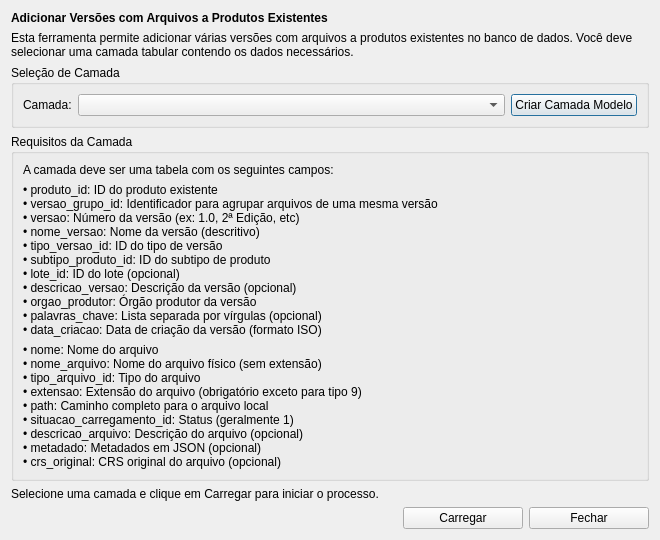
<?xml version="1.0" encoding="UTF-8"?>
<!-- Path: gui\bulk_carrega_versoes_arquivos\bulk_carrega_versoes_arquivos_dialog.ui -->
<ui version="4.0">
 <class>LoadVersionToProductsDialog</class>
 <widget class="QDialog" name="LoadVersionToProductsDialog">
  <property name="geometry">
   <rect>
    <x>0</x>
    <y>0</y>
    <width>660</width>
    <height>500</height>
   </rect>
  </property>
  <property name="windowTitle">
   <string>Adicionar Versões a Produtos</string>
  </property>
  <layout class="QVBoxLayout" name="verticalLayout">
   <item>
    <widget class="QLabel" name="label">
     <property name="text">
      <string>&lt;html&gt;&lt;head/&gt;&lt;body&gt;&lt;p&gt;&lt;span style=&quot; font-weight:700;&quot;&gt;Adicionar Versões com Arquivos a Produtos Existentes&lt;/span&gt;&lt;/p&gt;&lt;/body&gt;&lt;/html&gt;</string>
     </property>
    </widget>
   </item>
   <item>
    <widget class="QLabel" name="label_2">
     <property name="text">
      <string>Esta ferramenta permite adicionar várias versões com arquivos a produtos existentes no banco de dados. Você deve selecionar uma camada tabular contendo os dados necessários.</string>
     </property>
     <property name="wordWrap">
      <bool>true</bool>
     </property>
    </widget>
   </item>
   <item>
    <widget class="QGroupBox" name="groupBox">
     <property name="title">
      <string>Seleção de Camada</string>
     </property>
     <layout class="QHBoxLayout" name="horizontalLayout">
      <item>
       <widget class="QLabel" name="label_3">
        <property name="text">
         <string>Camada:</string>
        </property>
       </widget>
      </item>
      <item>
       <widget class="QComboBox" name="layerComboBox">
        <property name="sizePolicy">
         <sizepolicy hsizetype="Expanding" vsizetype="Fixed">
          <horstretch>0</horstretch>
          <verstretch>0</verstretch>
         </sizepolicy>
        </property>
       </widget>
      </item>
      <item>
       <widget class="QPushButton" name="createModelLayerButton">
        <property name="text">
         <string>Criar Camada Modelo</string>
        </property>
       </widget>
      </item>
     </layout>
    </widget>
   </item>
   <item>
    <widget class="QGroupBox" name="groupBox_2">
     <property name="title">
      <string>Requisitos da Camada</string>
     </property>
     <layout class="QVBoxLayout" name="verticalLayout_2">
      <item>
       <widget class="QLabel" name="label_4">
        <property name="text">
         <string>A camada deve ser uma tabela com os seguintes campos:</string>
        </property>
       </widget>
      </item>
      <item>
       <widget class="QLabel" name="label_5">
        <property name="text">
         <string>• produto_id: ID do produto existente
• versao_grupo_id: Identificador para agrupar arquivos de uma mesma versão
• versao: Número da versão (ex: 1.0, 2ª Edição, etc)
• nome_versao: Nome da versão (descritivo)
• tipo_versao_id: ID do tipo de versão
• subtipo_produto_id: ID do subtipo de produto
• lote_id: ID do lote (opcional)
• descricao_versao: Descrição da versão (opcional)
• orgao_produtor: Órgão produtor da versão
• palavras_chave: Lista separada por vírgulas (opcional)
• data_criacao: Data de criação da versão (formato ISO)
• data_edicao: Data de edição da versão (formato ISO)</string>
        </property>
       </widget>
      </item>
      <item>
       <widget class="QLabel" name="label_6">
        <property name="text">
         <string>• nome: Nome do arquivo
• nome_arquivo: Nome do arquivo físico (sem extensão)
• tipo_arquivo_id: Tipo do arquivo
• extensao: Extensão do arquivo (obrigatório exceto para tipo 9)
• path: Caminho completo para o arquivo local
• situacao_carregamento_id: Status (geralmente 1)
• descricao_arquivo: Descrição do arquivo (opcional)
• metadado: Metadados em JSON (opcional)
• crs_original: CRS original do arquivo (opcional)</string>
        </property>
       </widget>
      </item>
     </layout>
    </widget>
   </item>
   <item>
    <widget class="QLabel" name="statusLabel">
     <property name="text">
      <string>Selecione uma camada e clique em Carregar para iniciar o processo.</string>
     </property>
    </widget>
   </item>
   <item>
    <spacer name="verticalSpacer">
     <property name="orientation">
      <enum>Qt::Vertical</enum>
     </property>
     <property name="sizeHint" stdset="0">
      <size>
       <width>20</width>
       <height>20</height>
      </size>
     </property>
    </spacer>
   </item>
   <item>
    <layout class="QHBoxLayout" name="horizontalLayout_2">
     <item>
      <spacer name="horizontalSpacer">
       <property name="orientation">
        <enum>Qt::Horizontal</enum>
       </property>
       <property name="sizeHint" stdset="0">
        <size>
         <width>40</width>
         <height>20</height>
        </size>
       </property>
      </spacer>
     </item>
     <item>
      <widget class="QPushButton" name="loadButton">
       <property name="minimumSize">
        <size>
         <width>120</width>
         <height>0</height>
        </size>
       </property>
       <property name="text">
        <string>Carregar</string>
       </property>
      </widget>
     </item>
     <item>
      <widget class="QPushButton" name="closeButton">
       <property name="minimumSize">
        <size>
         <width>120</width>
         <height>0</height>
        </size>
       </property>
       <property name="text">
        <string>Fechar</string>
       </property>
      </widget>
     </item>
    </layout>
   </item>
  </layout>
 </widget>
 <resources/>
 <connections>
  <connection>
   <sender>closeButton</sender>
   <signal>clicked()</signal>
   <receiver>LoadVersionToProductsDialog</receiver>
   <slot>reject()</slot>
   <hints>
    <hint type="sourcelabel">
     <x>567</x>
     <y>399</y>
    </hint>
    <hint type="destinationlabel">
     <x>319</x>
     <y>209</y>
    </hint>
   </hints>
  </connection>
 </connections>
</ui>
